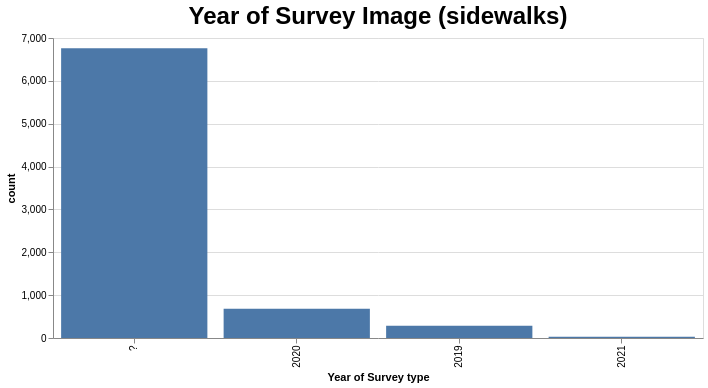

Specify this chart in Vega-Lite:
### Vega-Lite specification from a JSON file in a GitHub repository (floating-point values rounded to 4 significant figures)
{"config": {"view": {"continuousWidth": 300, "continuousHeight": 300}, "title": {"fontSize": 24}}, "data": {"name": "data-a176a4a7a66be4944e096fbef197a319"}, "mark": {"type": "bar"}, "encoding": {"tooltip": [{"field": "percent", "type": "nominal"}], "x": {"field": "Year of Survey type", "sort": "-y", "type": "nominal"}, "y": {"field": "count", "type": "quantitative"}}, "height": 300, "params": [{"name": "param_7", "select": {"type": "interval", "encodings": ["x", "y"]}, "bind": "scales"}], "title": "Year of Survey Image (sidewalks)", "width": 650, "$schema": "https://vega.github.io/schema/vega-lite/v5.8.0.json", "datasets": {"data-a176a4a7a66be4944e096fbef197a319": [{"Year of Survey type": "?", "count": 6763, "percent": "87.13%"}, {"Year of Survey type": "2020", "count": 684, "percent": "8.81%"}, {"Year of Survey type": "2019", "count": 284, "percent": "3.66%"}, {"Year of Survey type": "2021", "count": 31, "percent": "0.4%"}]}}
